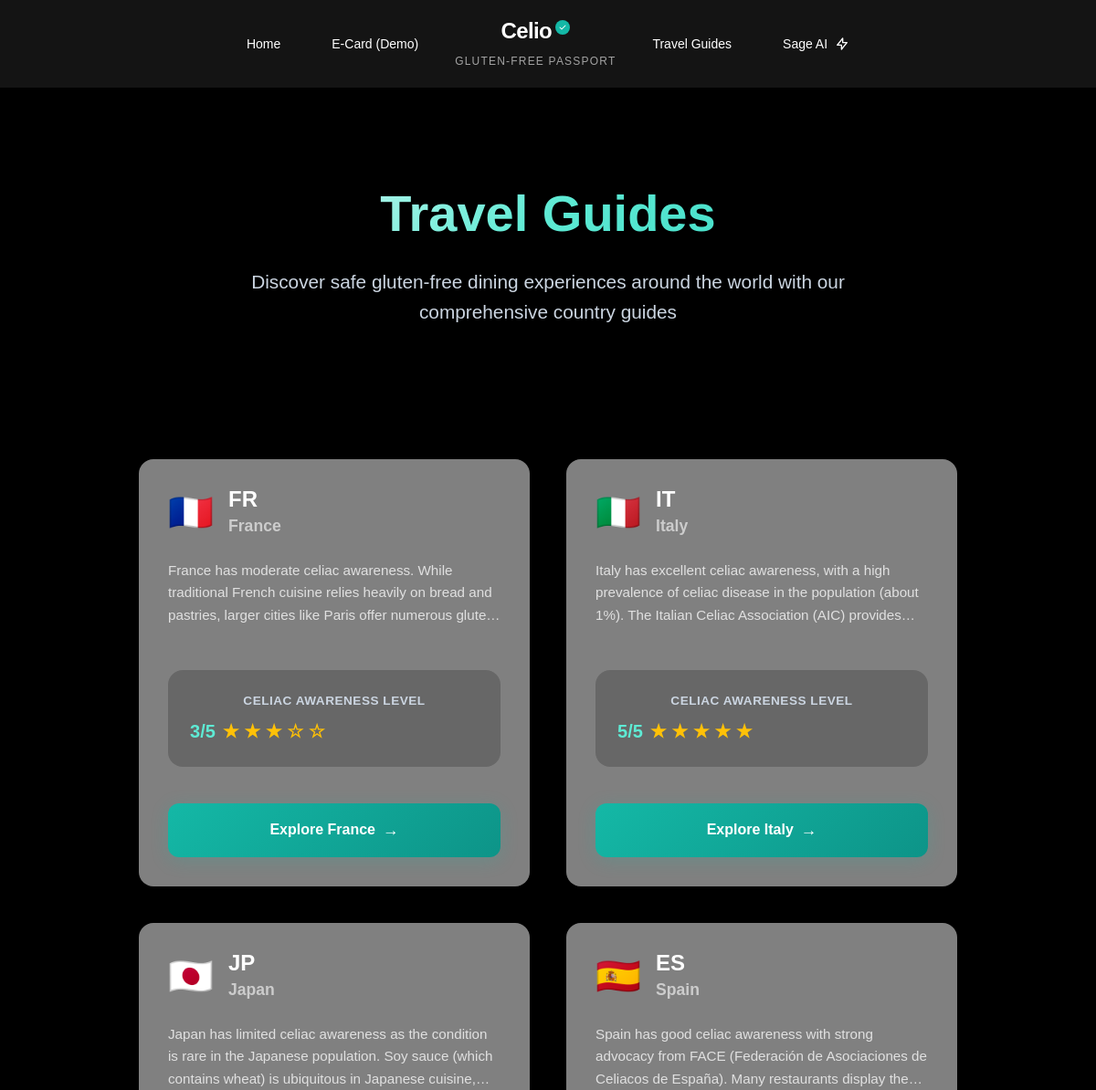
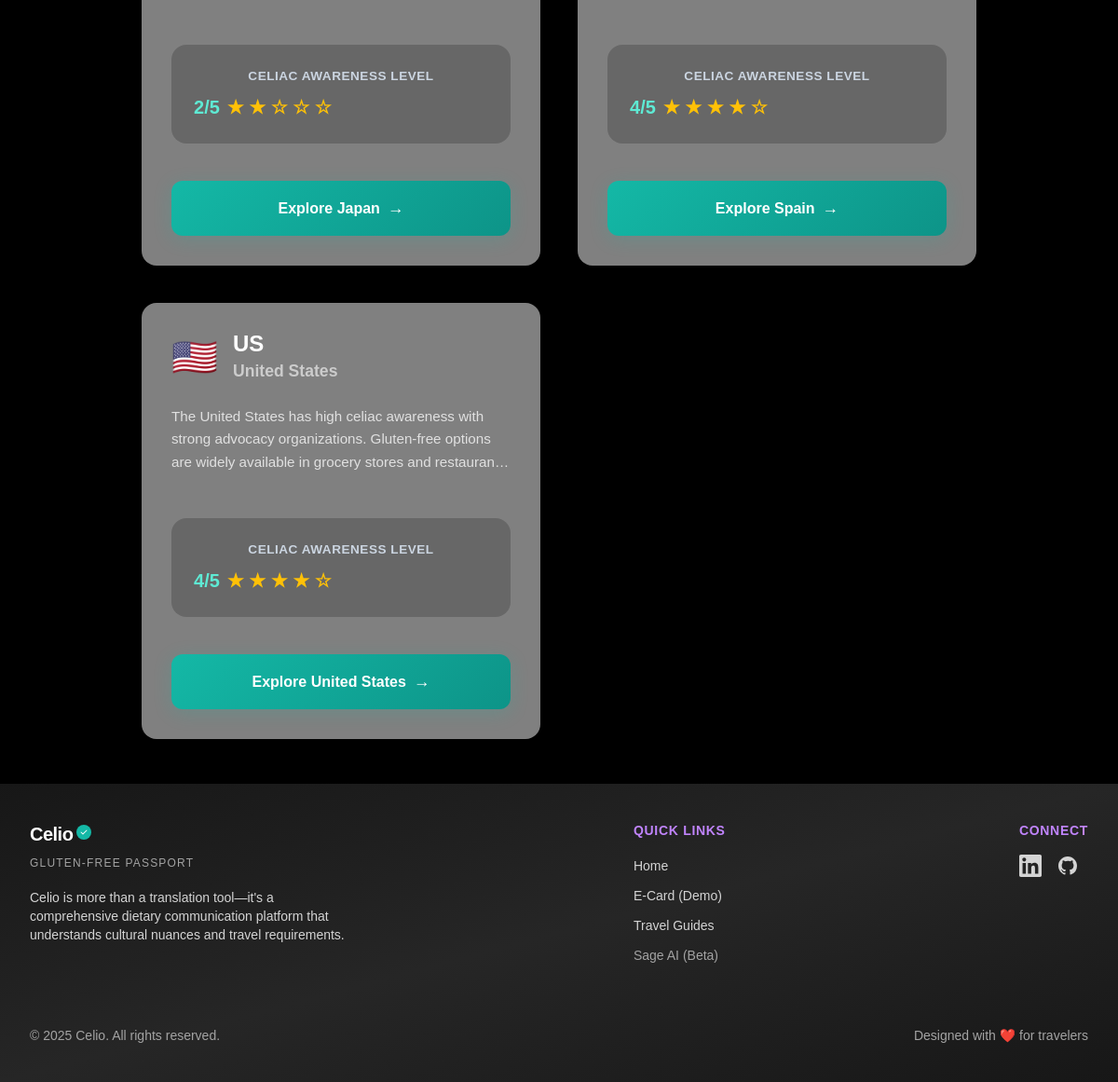
/travel/, run on an earlier commit of the app's database (2 pictures, top to bottom).
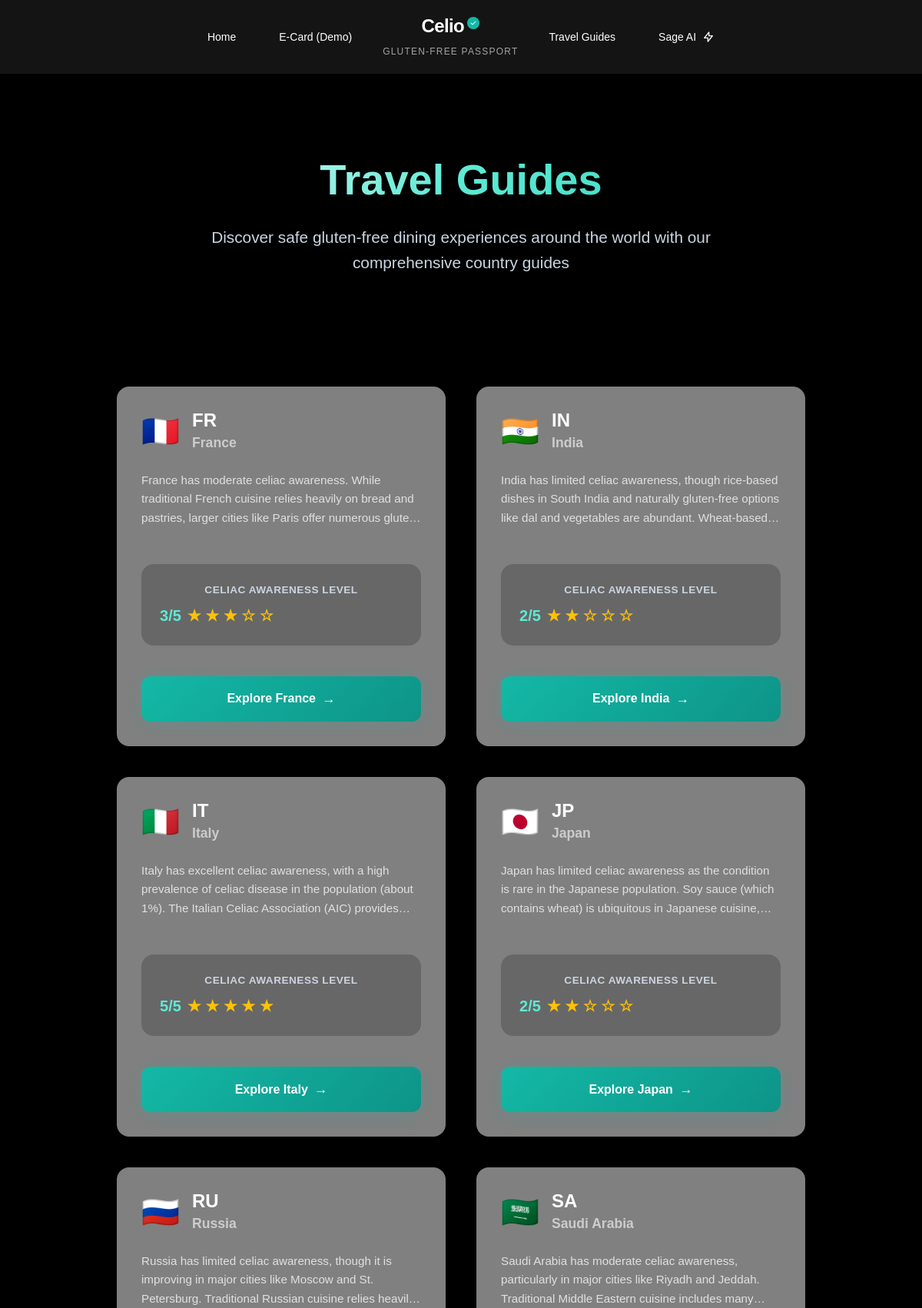
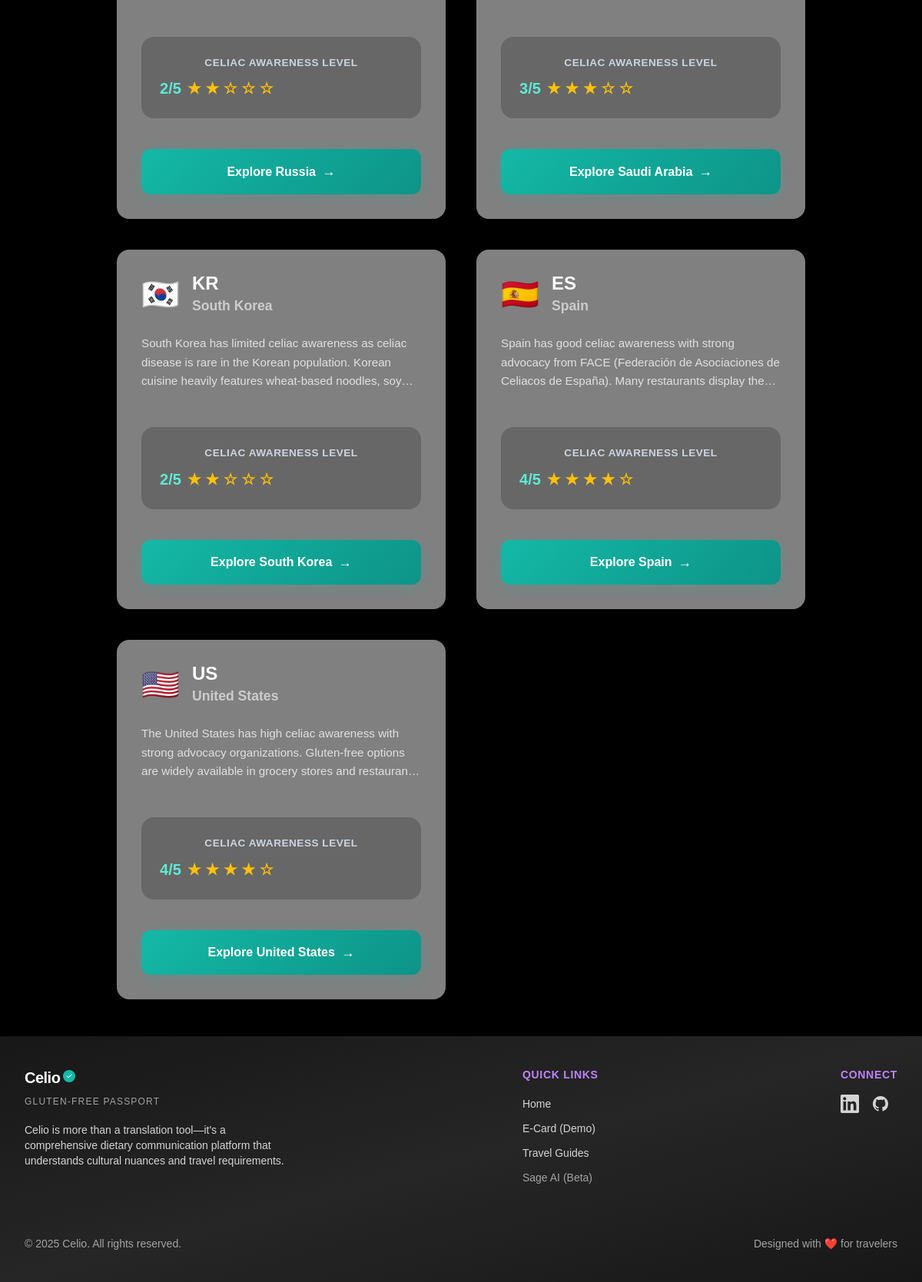
And on a later commit of the database (2 pictures, top to bottom).
### travel/models.py (models this page shows, shortened)
class Country(models.Model):
    name = models.CharField(max_length=100)
    slug = models.SlugField(max_length=100, unique=True, blank=True)
    code = models.CharField(max_length=2, unique=True)  # ISO country code (e.g., US, JP, FR)
    flag_emoji = models.CharField(max_length=10, blank=True)  # Flag emoji for display
    language = models.CharField(max_length=100)  # Primary language
    language_code = models.CharField(max_length=2)  # ISO language code (e.g., en, ja, fr)
    celiac_awareness = models.IntegerField(
        choices=[
            (1, _('Very Low')),
            (2, _('Low')),
            (3, _('Moderate')),
            (4, _('High')),
            (5, _('Very High')),
        ],
        default=3
    )
    color = models.CharField(max_length=7, default="#808080", help_text="Hex color code for the country card")
    summary = models.TextField(help_text=_("General information about celiac awareness in this country"))
    dining_tips = models.TextField(help_text=_("Tips for dining safely in this country"))
    class Meta:
        verbose_name_plural = "Countries"
        ordering = ['name']

### travel/views.py (the view)
# urls.py: path('', views.travel_guide_list, name='travel_guide_list'),
def travel_guide_list(request):
    travel_guides = Country.objects.all().order_by('name')
    return render(request, 'travel/travel_guide_list.html', {
        'travel_guides': travel_guides
    })

### subscription/context_processors.py (called while the page is built)
def subscription_status(request):
    return {
        'is_premium': True,
        'subscription_plan': 'premium',
        'subscription_status': 'active'
    }

### templates/travel/travel_guide_list.html (shortened to what this page needs)
{% extends 'base.html' %}
{% load static %}
{% load travel_filters %}
{% block content %}
<div class="container">
    <div class="page-header">
        <h1 class="page-title">Travel Guides</h1>
        <p class="page-subtitle">Discover safe gluten-free dining experiences around the world with our comprehensive country guides</p>
    </div>
    <div class="countries-grid">
        {% for country in travel_guides %}
        <section class="country-card" style="--card-color: {{ country.color|default:'#007bff' }}">
            <header class="country-header">
                <div class="country-flag">{{ country.flag_emoji }}</div>
                <div class="country-info">
                    <h2 class="country-code">{{ country.code }}</h2>
                    <h3 class="country-name">{{ country.name }}</h3>
                </div>
            </header>
            <div class="country-description">{{ country.summary }}</div>
            <div class="awareness-section">
                <div class="awareness-label">Celiac Awareness Level</div>
                <div class="awareness-value">
                    {{ country.celiac_awareness }}/5
                    <span class="awareness-stars">
                        {% for i in "12345" %}
                            {% if forloop.counter <= country.celiac_awareness %}
                                ★
                            {% else %}
                                ☆
                            {% endif %}
                        {% endfor %}
                    </span>
                </div>
            </div>
            <footer class="country-footer">
                <a href="{% url 'travel:country_detail' country.slug %}" class="explore-link">
                    Explore {{ country.name }}
                </a>
            </footer>
        </section>
        {% endfor %}
    </div>
</div>
{% endblock %}

### templates/base.html (shortened to what this page needs)
{% load static %}
<!DOCTYPE html>
<html lang="en">
<head>
    <script src="https://cdn.tailwindcss.com"></script>
    <link href="https://fonts.cdnfonts.com/css/hex-franklin" rel="stylesheet">
    <link rel="stylesheet" href="https://cdn.jsdelivr.net/npm/shepherd.js@10.0.1/dist/css/shepherd.css"/>
    <link rel="stylesheet" href="{% static 'css/primary_accent_theme.css' %}">
</head>
<body class="min-h-screen flex flex-col font-zodiak">
    <nav class="bg-neutral-900/90 text-white sticky top-0 z-50" x-data="{ mobileMenuOpen: false, showSageModal: false }">
        <div class="max-w-7xl mx-auto px-4 sm:px-6 lg:px-8">
            <div class="flex justify-between items-center h-24">
                <div class="hidden lg:flex w-full justify-center items-center">
                    <div class="flex items-center space-x-6">
                        <a href="/" class="group relative px-4 py-3 text-sm font-medium text-white transition-all duration-300 hover:text-accent-300">
                            <span class="relative z-10">Home</span>
                        </a>
                        <a href="{% url 'message_cards:unified_card_management' %}" class="group relative px-4 py-3 text-sm font-medium text-white transition-all duration-300 hover:text-accent-300">
                            <span class="relative z-10">E-Card (Demo)</span>
                        </a>
                        <div class="flex flex-col items-center justify-center relative group mx-8">
                            <a href="/" class="flex flex-col items-center relative">
                                <div class="flex flex-col items-center">
                                    <div class="flex items-start">
                                        <span class="text-white font-black text-2xl tracking-tight">Celio</span>
                                        <div class="relative ml-1 mt-1 w-4 h-4 rounded-full flex items-center justify-center" style="background-color: #14b8a6;">
                                            <svg class="w-2.5 h-2.5 text-white" fill="currentColor" viewBox="0 0 20 20">
                                                <path fill-rule="evenodd" d="M16.707 5.293a1 1 0 010 1.414l-8 8a1 1 0 01-1.414 0l-4-4a1 1 0 011.414-1.414L8 12.586l7.293-7.293a1 1 0 011.414 0z" clip-rule="evenodd"/>
                                            </svg>
                                        </div>
                                    </div>
                                    <div class="mt-1">
                                        <span class="text-neutral-400 text-xs font-medium uppercase tracking-widest">GLUTEN-FREE PASSPORT</span>
                                    </div>
                                </div>
                            </a>
                        </div>
                        <a href="{% url 'travel:travel_guide_list' %}" class="group relative px-4 py-3 text-sm font-medium text-white transition-all duration-300 hover:text-accent-300">
                            <span class="relative z-10">Travel Guides</span>
                            {% if 'travel' in request.path %}
                            <div class="absolute bottom-0 left-1/2 transform -translate-x-1/2 w-8 h-0.5 bg-gradient-to-r from-accent-500 to-primary-500 rounded-full"></div>
                            {% endif %}
                        </a>
                        <a href="{% url 'sage:assistant' %}" class="group relative px-4 py-3 text-sm font-medium text-white transition-all duration-300 hover:text-accent-300 hover:scale-105">
                            <span class="relative z-10 flex items-center">
                                Sage AI
                                <svg class="ml-2 h-4 w-4 text-accent-400" fill="none" stroke="currentColor" viewBox="0 0 24 24">
                                    <path stroke-linecap="round" stroke-linejoin="round" stroke-width="2" d="M13 10V3L4 14h7v7l9-11h-7z"></path>
                                </svg>
                            </span>
                        </a>
                    </div>
                </div>
            </div>
        </div>
    </nav>
    <main class="flex-grow">
        {% block content %}{% endblock %}
    </main>
    <footer class="py-10 relative overflow-hidden bg-gradient-to-br from-neutral-900 via-neutral-800 to-neutral-900">
        <div class="max-w-7xl mx-auto px-4 sm:px-6 lg:px-8">
            <div class="relative z-10">
                <div class="grid grid-cols-1 md:grid-cols-3 gap-8 mb-8">
                    <div class="flex flex-col space-y-4">
                        <a href="/" class="flex flex-col items-start group">
                            <div class="flex items-start">
                                <span class="text-white font-black text-xl tracking-tight">Celio</span>
                                <div class="relative ml-1 mt-1 w-4 h-4 bg-teal-500 rounded-full flex items-center justify-center">
                                    <svg class="w-2.5 h-2.5 text-white" fill="currentColor" viewBox="0 0 20 20">
                                        <path fill-rule="evenodd" d="M16.707 5.293a1 1 0 010 1.414l-8 8a1 1 0 01-1.414 0l-4-4a1 1 0 011.414-1.414L8 12.586l7.293-7.293a1 1 0 011.414 0z" clip-rule="evenodd"/>
                                    </svg>
                                </div>
                            </div>
                            <div class="text-left mt-1">
                                <span class="text-xs uppercase tracking-widest text-neutral-400 font-medium">GLUTEN-FREE PASSPORT</span>
                            </div>                       </a>
                        <p class="text-neutral-300 text-sm">Celio is more than a translation tool—it's a comprehensive dietary communication platform that understands cultural nuances and travel requirements.</p>
                    </div>
                    <div class="md:ml-auto">
                        <h3 class="text-purple-400 font-semibold mb-4 text-sm uppercase tracking-wider">Quick Links</h3>
                        <ul class="space-y-2">
                            <li><a href="/" class="text-neutral-300 hover:text-purple-400 transition-colors text-sm">Home</a></li>
                            <li><a href="{% url 'message_cards:unified_card_management' %}" class="text-neutral-300 hover:text-purple-400 transition-colors text-sm">E-Card (Demo)</a></li>
                            <li><a href="{% url 'travel:travel_guide_list' %}" class="text-neutral-300 hover:text-purple-400 transition-colors text-sm">Travel Guides</a></li>
                            <li><a href="{% url 'sage:assistant' %}" class="text-neutral-400 hover:text-purple-400 text-sm transition-colors">Sage AI (Beta)</a></li>
                        </ul>
                    </div>
                    <div class="md:ml-auto">
                        <h3 class="text-purple-400 font-semibold mb-4 text-sm uppercase tracking-wider">Connect</h3>
                        <div class="flex space-x-4">
                            <a href="https://www.linkedin.com/in/raphealsuber/" target="_blank" class="text-neutral-300 hover:text-purple-400 transition-colors group">
                            </a>
                            <a href="https://github.com/manyworldss" target="_blank" class="text-neutral-300 hover:text-purple-400 transition-colors group">
                            </a>
                        </div>
                    </div>
                </div>
                <div class="pt-8 flex flex-col md:flex-row justify-between items-center">
                    <p class="text-neutral-400 text-sm">© 2025 Celio. All rights reserved.</p>
                    <p class="text-neutral-400 text-sm mt-2 md:mt-0">Designed with ❤️ for travelers</p>
                </div>
            </div>
        </div>
    </footer>
</body>
</html>

### static/css/primary_accent_theme.css (style rules this page uses)
:root { --primary-950: #f8f8f8; --primary-900: #e0e0e0; --primary-800: #c0c0c0; --primary-700: #a0a0a0; --accent-600: #6b46c1; --accent-500: #7c3aed; --accent-400: #8b5cf6; --accent-300: #a78bfa; --accent-200: #c4b5fd; --accent-100: #e0e7ff; }

### templates/travel/travel_guide_list.html (style rules this page uses)
body { background: #000; color: #ffffff; font-family: 'Hex Franklin', sans-serif; margin: 0; padding: 0; min-height: 100vh; position: relative; overflow-x: hidden; }
.page-header { text-align: center; padding: 4rem 2rem; background: transparent; margin: 2rem auto 3rem; max-width: 1200px; position: relative; }
.page-title { font-size: 3.5rem; font-weight: 900; margin-bottom: 1rem; background: linear-gradient(135deg, #ffffff 0%, #5eead4 50%, #2dd4bf 100%); -webkit-background-clip: text; -webkit-text-fill-color: transparent; background-clip: text; position: relative; z-index: 1; }
.page-subtitle { font-size: 1.3rem; color: #cbd5e1; margin-bottom: 2rem; max-width: 700px; margin-left: auto; margin-right: auto; position: relative; z-index: 1; line-height: 1.6; }
.countries-grid { display: grid; grid-template-columns: repeat(auto-fit, minmax(380px, 1fr)); gap: 2.5rem; max-width: 1400px; margin: 0 auto 3rem; padding: 0 2rem; position: relative; z-index: 1; }
.country-card { background-color: var(--card-color); border-radius: 1rem; padding: 2rem; transition: all 0.3s ease; position: relative; overflow: hidden; display: flex; flex-direction: column; height: 100%; }
.country-header { display: flex; align-items: center; margin-bottom: 1.5rem; gap: 1rem; }
.country-flag { font-size: 2.5rem; line-height: 1; font-family: 'Apple Color Emoji', 'Segoe UI Emoji', 'Noto Color Emoji', 'Segoe UI Symbol', 'Android Emoji', 'EmojiSymbols', sans-serif; font-feature-settings: 'liga' off; }
.country-info { flex: 1; }
.country-code { font-size: 1.5rem; font-weight: 700; color: #ffffff; margin-bottom: 0.25rem; margin-top: 0; line-height: 1; }
.country-name { font-size: 1.1rem; font-weight: 600; color: #cccccc; margin: 0; }
.country-footer { margin-top: auto; padding-top: 1rem; }
.country-description { font-size: 0.95rem; color: #e0e0e0; line-height: 1.6; margin-bottom: 1.5rem; display: -webkit-box; -webkit-line-clamp: 3; -webkit-box-orient: vertical; overflow: hidden; }
.awareness-section { background: rgba(0, 0, 0, 0.2); border-radius: 1rem; padding: 1.5rem; margin: 1.5rem 0; text-align: center; }
.awareness-label { font-size: 0.85rem; color: #cbd5e1; margin-bottom: 0.5rem; text-transform: uppercase; letter-spacing: 0.5px; font-weight: 600; position: relative; z-index: 1; }
.awareness-value { font-size: 1.25rem; font-weight: 700; color: #5eead4; display: flex; align-items: center; gap: 0.5rem; position: relative; z-index: 1; }
.awareness-stars { color: #ffc107; }
.explore-link { display: inline-flex; align-items: center; justify-content: center; background: linear-gradient(135deg, #14b8a6 0%, #0d9488 100%); color: white; text-decoration: none; padding: 1rem 2rem; border-radius: 0.75rem; font-weight: 700; font-size: 1rem; transition: all 0.3s cubic-bezier(0.175, 0.885, 0.32, 1.275); width: 100%; position: relative; overflow: hidden; z-index: 1; box-shadow: 0 4px 20px rgba(20, 184, 166, 0.2); }
.explore-link::before { content: ''; position: absolute; top: 0; left: -100%; width: 100%; height: 100%; background: linear-gradient(135deg, #2dd4bf 0%, #14b8a6 100%); transition: all 0.4s ease; z-index: -1; }
.explore-link::after { content: '→'; margin-left: 0.5rem; font-size: 1.1em; transition: transform 0.3s ease; }
.container { max-width: 1200px; margin: 0 auto; padding: 0 2rem; }

### templates/base.html (style rules this page uses)
body { position: relative; overflow-x: hidden; font-family: 'Hex Franklin', sans-serif; color: var(--neutral-100); background: black; min-height: 100vh; line-height: 1.6; }

What changed in the data, as far as the page shows it:
added Country: flag_emoji "🇮🇳", code "IN", name "India", summary "India has limited celiac awareness, though rice-based dishes in South India and naturally gluten-free options like dal and vegetables are abundant.…", celiac_awareness "2"
added Country: flag_emoji "🇷🇺", code "RU", name "Russia", summary "Russia has limited celiac awareness, though it is improving in major cities like Moscow and St. Petersburg. Traditional Russian cuisine relies…", celiac_awareness "2"
added Country: flag_emoji "🇸🇦", code "SA", name "Saudi Arabia", summary "Saudi Arabia has moderate celiac awareness, particularly in major cities like Riyadh and Jeddah. Traditional Middle Eastern cuisine includes…", celiac_awareness "3"
added Country: flag_emoji "🇰🇷", code "KR", name "South Korea", summary "South Korea has limited celiac awareness as celiac disease is rare in the Korean population. Korean cuisine heavily features wheat-based noodles,…", celiac_awareness "2"
